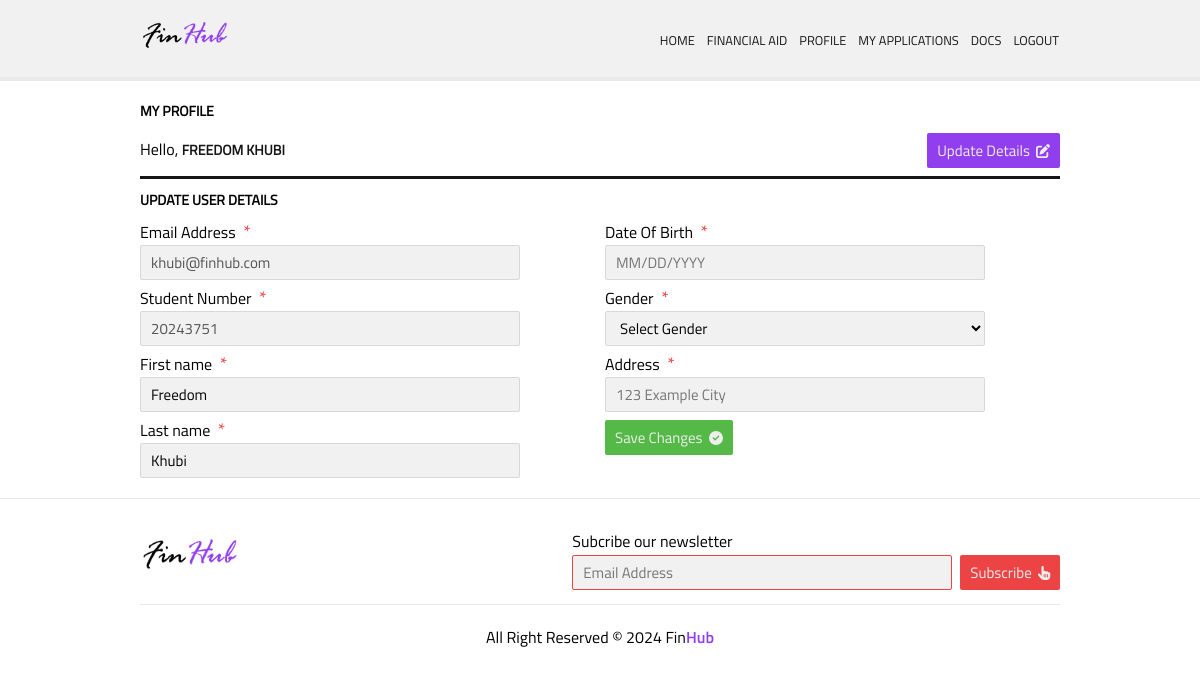
/update-user-details (signed in), run on the app's committed database.
### Finhub/models.py (models this page shows)
class User(db.Model, UserMixin):
    __tablename__ = 'users'
    id = db.Column(db.Integer, primary_key=True)
    email = db.Column(db.String(100), unique=True)
    first_name = db.Column(db.String(100))
    last_name = db.Column(db.String(100))
    password = db.Column(db.String(100))
    applications = db.relationship('Application')
    is_admin = db.Column(db.Boolean, unique=False, default=False)
    created = db.Column(db.DateTime(timezone=True), default=func.now())

class Profile(db.Model):
    __tablename__ = 'profiles'
    id = db.Column(db.Integer, primary_key=True)
    student_number = db.Column(db.String(10), unique=True)
    gender = db.Column(db.String(10))
    date_of_birth = db.Column(db.String(100))
    address = db.Column(db.String(100))
    zip_code = db.Column(db.String(100))
    user_id = db.Column(db.Integer, db.ForeignKey(User.id))

### Finhub/auth.py (the view, shortened to what this page needs)
@auth.route('/update-user-details', methods=['GET', 'POST'])
@login_required
def update_user_details():
    if is_admin() == True:
        return redirect(url_for('admin.admin_dashboard'))
    user_profile = Profile.query.filter_by(user_id=current_user.id).first()
    user = User.query.get(int(current_user.id))
    return render_template("manage__profile.html", user=current_user, user_profile=user_profile)

### Finhub/auth.py (called while the page is built)
def is_admin():
    logged_user = User.query.get(int(current_user.id))
    return logged_user.is_admin

### Finhub/templates/manage__profile.html (shortened to what this page needs)
{% extends "profile.html" %} {% block profile_content%}
<div class="profile__card">
  <div class="profile__user__password__manager user__details__manager">
    <p class="page__title">Update User Details</p>
    <form action="/update-user-details" method="post">
      <div class="grid__50">
        <div class="grid__col">
          <div class="form__group">
            <label for="email"
              >Email Address <span class="required">*</span></label
            >
            <input
              value="{{user.email}}"
              disabled
              type="text"
              name="first_name"
              id="email"
              placeholder="John"
            />
          </div>
          <div class="form__group">
            <label for="email"
              >Student Number <span class="required">*</span></label
            >
            <input
              value="{{user_profile.student_number}}"
              disabled
              type="text"
              name="first_name"
              id="email"
              placeholder="John"
            />
          </div>
          <div class="form__group">
            <label for="first_name"
              >First name <span class="required">*</span></label
            >
            <input
              value="{{user.first_name}}"
              type="text"
              name="first_name"
              id="first_name"
              placeholder="John"
            />
          </div>
          <div class="form__group">
            <label for="last_name"
              >Last name <span class="required">*</span></label
            >
            <input
              value="{{user.last_name}}"
              type="text"
              name="last_name"
              id="last_name"
              placeholder="Doe"
            />
          </div>
        </div>
        <div class="grid__col">
          <div class="form__group">
            <label for="birth_date"
              >Date Of Birth <span class="required">*</span></label
            >
            {% if user_profile.date_of_birth %}
            <input
              type="text"
              name="birth_date"
              id="birth_date"
              placeholder="MM/DD/YYYY"
              value="{{user_profile.date_of_birth}}"
            />
            {% else %}
            <input
              type="text"
              name="birth_date"
              id="birth_date"
              placeholder="MM/DD/YYYY"
            />
            {% endif %}
          </div>
          {% if user_profile.gender %}
          <div class="form__group">
            <label for="gender">Gender <span class="required">*</span></label>
            <select name="gender" id="gender">
              <option value="">Select Gender</option>
              {% if user_profile.gender == "Male" %}
              <option selected value="Male">Male</option>
              <option value="Female">Female</option>
              {% elif user_profile.gender == "Female" %}
              <option value="Male">Male</option>
              <option selected value="Female">Female</option>
              {% endif %}
            </select>
          </div>
          {% else %}
          <div class="form__group">
            <label for="gender">Gender <span class="required">*</span></label>
            <select name="gender" id="gender">
              <option value="" selected>Select Gender</option>
            </select>
          </div>
          {% endif %} {% if user_profile.address %}
          <div class="form__group">
            <label for="address">Address <span class="required">*</span></label>
            <input
              value="{{user_profile.address}}"
              type="text"
              name="address"
              id="address"
              placeholder="123 Example City"
            />
          </div>
          {% else %}
          <div class="form__group">
            <label for="address">Address <span class="required">*</span></label>
            <input
              type="text"
              name="address"
              id="address"
              placeholder="123 Example City"
            />
          </div>
          {% endif %}
          <button type="submit" class="btn__custom btn__success">
            Save Changes <i class="fa fa-check-circle btn__icon__right"></i>
          </button>
        </div>
      </div>
    </form>
  </div>
</div>
{%endblock%}

### Finhub/templates/profile.html
{% extends "base.html" %} {% block title%} Profile {% endblock %} {% block
content%}
<div class="profile__wrapper">
  <p class="page__title">My Profile</p>
  <div class="profile__content">
    <div class="profile__content__header">
      <p class="user__greeting">
        Hello,
        <b
          ><a class="text-uppercase text__link" href="/profile"
            >{{user.first_name}} {{user.last_name}}
          </a></b
        >
      </p>
      <a href="/update-user-details" class="btn__custom btn__primary"
        >Update Details <i class="fa fa-edit btn__icon__right"></i
      ></a>
    </div>
    {% block profile_content %} {% endblock %}
  </div>
</div>
{% endblock %}

### Finhub/static/css/style.css (style rules this page uses)
*, *::after, *::before { padding: 0; margin: 0; box-sizing: border-box; }
a { text-decoration: none; }
.text-uppercase { font-size: 14px; text-transform: uppercase; }
.page__title { text-transform: uppercase; display: inline-block; font-size: 14px; font-weight: bolder; border-radius: var(--borderRadius); }
.text__link { color: var(--dark) !important; }
.grid__50 { display: grid; grid-template-columns: 1fr 1fr; gap: 10px; }
.btn__custom { outline: none; border: none; text-decoration: none; display: inline-flex; align-items: center; justify-content: center; height: 35px; padding-inline: 10px; border-radius: var(--borderRadius); font-size: 15px; margin-top: 4px; cursor: pointer; }
.btn__primary { background: var(--primary); color: var(--light); }
.btn__success { background: var(--successColor); color: var(--light); }
.form__group:not(:last-child) { margin-bottom: 4px; }
.form__group label { display: block; }
.form__group select *, .form__group select { font-family: "Titillium", monospace !important; }
.form__group input, select { outline: none; font-size: 15px; border: none; padding-inline: 10px; height: 35px; background: var(--inputBackground); border: 1px solid var(--inputBorderColor); border-radius: var(--borderRadius); min-width: 380px; }
.required { margin-left: 4px; color: var(--dangerColor); font-size: 18px; }
.btn__icon__right { margin-left: 6px; font-size: 14px !important; }
.profile__wrapper .profile__content { margin-top: 8px; }
.profile__wrapper .profile__content .profile__content__header { display: flex; justify-content: space-between; align-items: center; border-bottom: 3px solid var(--dark); padding-bottom: 8px; }
.profile__card { padding-top: 10px; }
.profile__user__details .page__title, .profile__user__password__manager .page__title { margin-bottom: 8px; }

### Finhub/static/css/variables.css (style rules this page uses)
:root { --primary: #913fee; --bodyBackground: #394775; --dark: #161616; --borderRadius: 2px; --light: #eeeeee; --inputBackground: #f1f1f1; --inputBackgroundDarker: #ececec; --lightBorder: #e9e9e9; --inputBorderColor: #d8d8d8; --dangerColor: #ec4444; --successColor: #54b946; --successBorder: #4ca840; --successColorTran: #cdffc6fd; --successBorderTrans: #a7eb9e; --dangerColorTran: #ffc6c6fd; --dangerBorderTrans: #eb9e9e; --primaryColorTran: #e8c6fffd; --primaryBorderTrans: #cc9eeb; --admin--nav: #f0f0f0; --admin--nav--border: #dddddd; --admin--dark: #353535; --admin--dark--trans: #3d3d3d; --admin--dark--trans--border: #474747; }

### data on the page
User: first_name "FREEDOM", last_name "KHUBI", first_name "khubi@finhub.com", first_name "Freedom", last_name "Khubi"
Profile: first_name "20243751"
